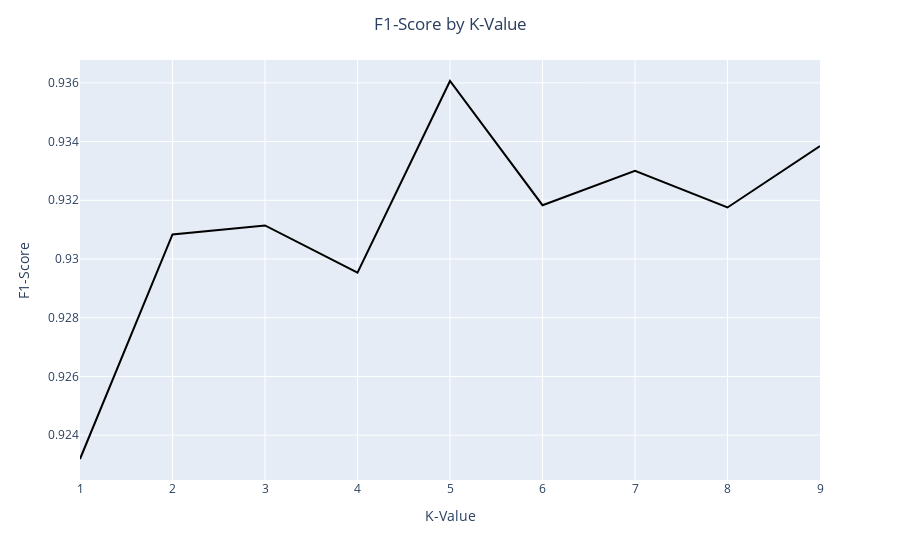

Notebook code cell kept with this figure:
### Code cell
# Sorting mean by F1-Score
f1_score_df = output.groupby('K-Value')['F1-Score'].mean().to_frame()
fig = px.line(f1_score_df, x=f1_score_df.index, y='F1-Score', color_discrete_sequence=['black'])
fig.update_layout(title_text=f'F1-Score by K-Value', title_x=0.5) 
fig.update_xaxes(title_text='K-Value')
fig.show()

### Figure 1 — Plotly figure (JSON) as saved in the notebook; plotly's stock layout.template omitted (floating-point values rounded to 4 significant figures)
{"data": [{"hovertemplate": "K-Value=%{x}<br>F1-Score=%{y}<extra></extra>", "legendgroup": "", "line": {"color": "black", "dash": "solid"}, "marker": {"symbol": "circle"}, "mode": "lines", "name": "", "orientation": "v", "showlegend": false, "type": "scatter", "x": [1, 2, 3, 4, 5, 6, 7, 8, 9], "xaxis": "x", "y": [0.9232, 0.9308, 0.9311, 0.9295, 0.9361, 0.9318, 0.933, 0.9318, 0.9338], "yaxis": "y"}], "layout": {"legend": {"tracegroupgap": 0}, "margin": {"t": 60}, "title": {"text": "F1-Score by K-Value", "x": 0.5}, "xaxis": {"anchor": "y", "domain": [0, 1], "title": {"text": "K-Value"}}, "yaxis": {"anchor": "x", "domain": [0, 1], "title": {"text": "F1-Score"}}}}
